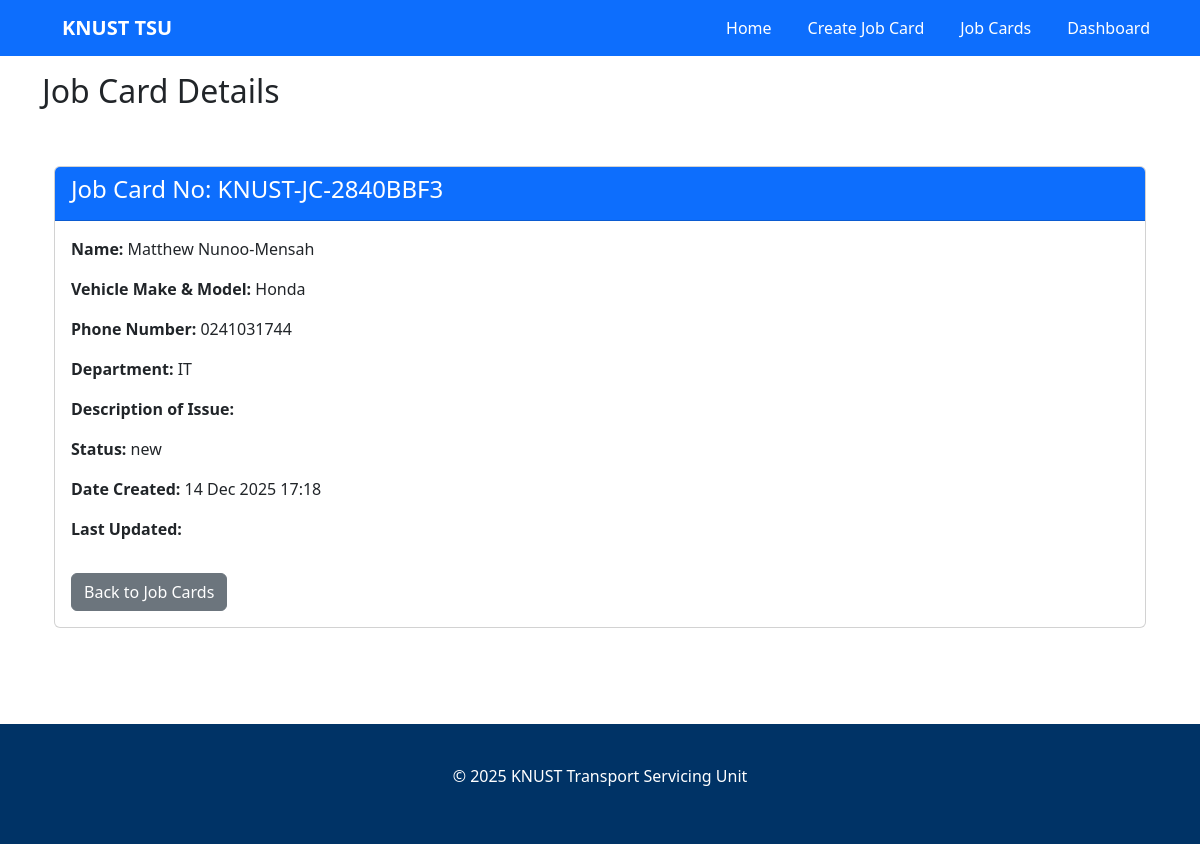
The app's page /jobcards/detail/KNUST-JC-2840BBF3/ with its own data.
### jobcards/models.py (models this page shows, shortened)
class JobCard(models.Model):
    job_card_no = models.CharField(
        max_length=20,
        unique=True,
        editable=False
    )
    timestamp = models.DateTimeField(auto_now_add=True)
    full_name = models.CharField(max_length=150)
    department = models.CharField(max_length=150)
    phone_number = models.CharField(max_length=20)
    email_address = models.EmailField()
    vehicle_make_model = models.CharField(max_length=150)
    year = models.PositiveIntegerField()
    registration_number = models.CharField(max_length=50)
    mileage = models.PositiveIntegerField()
    vin_chassis_number = models.CharField(
        max_length=100,
        blank=True,
        null=True
    )
    service_description = models.TextField()
    serviced_recently = models.BooleanField(default=False)
    preferred_service_date = models.DateField()
    additional_concerns = models.TextField(blank=True, null=True)
    confirmation = models.BooleanField(default=False)
    payment_status = models.CharField(
        max_length=20,
        choices=[
            ('pending', 'Pending'),
            ('paid', 'Paid'),
            ('failed', 'Failed'),
        ],
        default='pending'
    )
    payment_reference = models.CharField(max_length=100, blank=True, null=True)
    amount = models.DecimalField(max_digits=10, decimal_places=2, blank=True, null=True)
    STATUS_CHOICES = [
        ('new', 'New'),
        ('scheduled', 'Scheduled'),
        ('in_progress', 'In Progress'),
        ('completed', 'Completed'),
        ('cancelled', 'Cancelled'),
    ]
    status = models.CharField(
        max_length=20,
        choices=STATUS_CHOICES,
        default='new'
    )

### jobcards/views.py (the view)
# urls.py: path('detail/<str:job_card_no>/', views.job_card_detail, name='job_card_detail'),
def job_card_detail(request, job_card_no):
    job_card = get_object_or_404(JobCard, job_card_no=job_card_no)
    return render(
        request,
        'jobcards/job_card_detail.html',
        {'job_card': job_card}
    )

### templates/jobcards/job_card_detail.html (shortened to what this page needs)
{% extends 'jobcards/base.html' %}
{% block content %}
<h2>Job Card Details</h2>
    <link href="https://cdn.jsdelivr.net/npm/bootstrap@5.3.2/dist/css/bootstrap.min.css" rel="stylesheet">
</head>
<body>
<div class="container py-5">
    <div class="card">
        <div class="card-header bg-primary text-white">
            <h4>Job Card No: {{ job_card.job_card_no }}</h4>
        </div>
        <div class="card-body">
            <p><strong>Name:</strong> {{ job_card.full_name }}</p>
            <p><strong>Vehicle Make & Model:</strong> {{ job_card.vehicle_make_model }}</p>
            <p><strong>Phone Number:</strong> {{ job_card.phone_number }}</p>
            <p><strong>Department:</strong> {{ job_card.department }}</p>
            <p><strong>Description of Issue:</strong> {{ job_card.description_of_issue }}</p>
            <p><strong>Status:</strong> {{ job_card.status }}</p>
            <p><strong>Date Created:</strong> {{ job_card.timestamp|date:"d M Y H:i" }}</p>
            <p><strong>Last Updated:</strong> {{ job_card.updated_at|date:"d M Y H:i" }}</p>
            <a href="{% url 'job_card_list' %}" class="btn btn-secondary mt-3">Back to Job Cards</a>
        </div>
    </div>
</div>
</body>
{% endblock %}

### templates/frontend/css/style.css (style rules this page uses)
* { margin: 0; padding: 0; box-sizing: border-box; font-family: "Segoe UI", sans-serif; }
body { background: #f5f7fa; color: #333; }
.container { max-width: 1100px; margin: auto; padding: 0 20px; }
.btn { background: #ffcc00; color: black; padding: 10px 20px; display: inline-block; margin-top: 15px; text-decoration: none; border-radius: 5px; }

### records on screen
JobCard: job_card_no "KNUST-JC-2840BBF3", full_name "Matthew Nunoo-Mensah", vehicle_make_model "Honda", phone_number "0241031744", department "IT", status "new", timestamp "14 Dec 2025 17:18"
